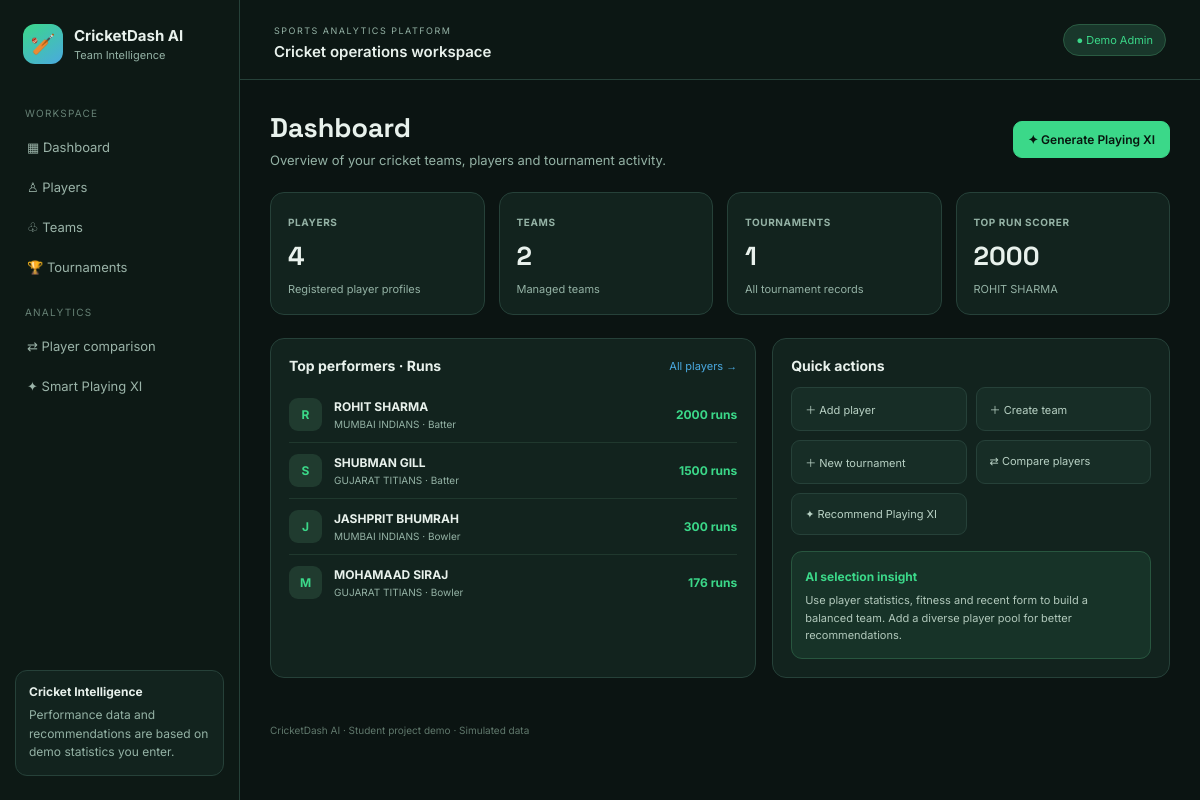
The page / on the database its author committed.
### core/models.py (models this page shows, shortened)
class Player(models.Model):
    ROLE_CHOICES = [('Batter','Batter'),('Bowler','Bowler'),('All-rounder','All-rounder'),('Wicketkeeper','Wicketkeeper')]
    name = models.CharField(max_length=100)
    age = models.PositiveIntegerField(default=20)
    jersey_number = models.PositiveIntegerField(default=0)
    team = models.ForeignKey(Team, on_delete=models.SET_NULL, null=True, blank=True, related_name='players')
    role = models.CharField(max_length=20, choices=ROLE_CHOICES, default='Batter')
    batting_style = models.CharField(max_length=50, blank=True)
    bowling_style = models.CharField(max_length=50, blank=True)
    matches = models.PositiveIntegerField(default=0)
    runs = models.PositiveIntegerField(default=0)
    batting_average = models.FloatField(default=0)
    strike_rate = models.FloatField(default=0)
    wickets = models.PositiveIntegerField(default=0)
    economy = models.FloatField(default=0)
    fitness = models.PositiveIntegerField(default=75)
    recent_form = models.PositiveIntegerField(default=75)
    catches = models.PositiveIntegerField(default=0)

class Team(models.Model):
    name = models.CharField(max_length=100, unique=True)
    coach = models.CharField(max_length=100, blank=True)
    captain = models.CharField(max_length=100, blank=True)
    city = models.CharField(max_length=100, blank=True)
    def __str__(self): return self.name

### core/views.py (the view)
# urls.py: path('', views.dashboard, name='dashboard'),
def dashboard(request):
    players = Player.objects.all()
    context = {'player_count':players.count(),'team_count':Team.objects.count(),'tournament_count':Tournament.objects.count(),
      'run_leader':players.order_by('-runs').first(),'wicket_leader':players.order_by('-wickets').first(),
      'top_players':players.order_by('-runs')[:5], 'teams':Team.objects.all()}
    return render(request,'core/dashboard.html',context)

### core/templates/core/dashboard.html
{% extends 'core/base.html' %}{% block content %}<div class="page-title"><div><h1>Dashboard</h1><p>Overview of your cricket teams, players and tournament activity.</p></div><a class="btn primary" href="{% url 'playing_xi' %}">✦ Generate Playing XI</a></div><div class="stats"><div class="stat"><small>PLAYERS</small><strong>{{player_count}}</strong><span>Registered player profiles</span></div><div class="stat"><small>TEAMS</small><strong>{{team_count}}</strong><span>Managed teams</span></div><div class="stat"><small>TOURNAMENTS</small><strong>{{tournament_count}}</strong><span>All tournament records</span></div><div class="stat"><small>TOP RUN SCORER</small><strong>{% if run_leader %}{{run_leader.runs}}{% else %}—{% endif %}</strong><span>{% if run_leader %}{{run_leader.name}}{% else %}Add player data{% endif %}</span></div></div><div class="grid2"><div class="panel"><div class="panel-head"><h3>Top performers · Runs</h3><a href="{% url 'players' %}">All players →</a></div>{% for p in top_players %}<div class="list-row"><span class="avatar">{{p.name|slice:':1'}}</span><div class="row-name"><b>{{p.name}}</b><small>{{p.team|default:'No team'}} · {{p.role}}</small></div><strong class="number">{{p.runs}} runs</strong></div>{% empty %}<p class="empty">No players yet. Add your first player to get started.</p>{% endfor %}</div><div class="panel"><div class="panel-head"><h3>Quick actions</h3></div><div class="quick-actions"><a href="{% url 'player_add' %}">＋ Add player</a><a href="{% url 'team_add' %}">＋ Create team</a><a href="{% url 'tournament_add' %}">＋ New tournament</a><a href="{% url 'compare' %}">⇄ Compare players</a><a href="{% url 'playing_xi' %}">✦ Recommend Playing XI</a></div><div class="highlight"><b>AI selection insight</b><p>Use player statistics, fitness and recent form to build a balanced team. Add a diverse player pool for better recommendations.</p></div></div></div>{% endblock %}

### core/templates/core/base.html
{% load static %}<!DOCTYPE html><html lang="en"><head><meta charset="UTF-8"><meta name="viewport" content="width=device-width, initial-scale=1"><title>CricketDash AI</title><link rel="stylesheet" href="{% static 'core/style.css' %}"></head><body><div class="layout"><aside class="sidebar"><a class="brand" href="{% url 'dashboard' %}"><span class="logo">🏏</span><div><b>CricketDash AI</b><small>Team Intelligence</small></div></a><nav><span class="nav-caption">WORKSPACE</span><a href="{% url 'dashboard' %}">▦ Dashboard</a><a href="{% url 'players' %}">♙ Players</a><a href="{% url 'teams' %}">♧ Teams</a><a href="{% url 'tournaments' %}">🏆 Tournaments</a><span class="nav-caption">ANALYTICS</span><a href="{% url 'compare' %}">⇄ Player comparison</a><a href="{% url 'playing_xi' %}">✦ Smart Playing XI</a></nav><div class="sidebar-note"><b>Cricket Intelligence</b><p>Performance data and recommendations are based on demo statistics you enter.</p></div></aside><main class="main"><header class="top"><div><span class="eyebrow">SPORTS ANALYTICS PLATFORM</span><h2>Cricket operations workspace</h2></div><span class="admin-pill">● Demo Admin</span></header>{% if messages %}<div class="messages">{% for message in messages %}<div class="message {{message.tags}}">{{message}}</div>{% endfor %}</div>{% endif %}<section class="content">{% block content %}{% endblock %}</section><footer>CricketDash AI · Student project demo · Simulated data</footer></main></div></body></html>

### core/static/core/style.css (style rules this page uses)
:root { --bg:#0b1412;--panel:#12231e;--panel2:#172d26;--line:#264139;--text:#e8f1ec;--muted:#94b2a5;--green:#3bd889;--blue:#4aa9e0;--gold:#d7b65c;--red:#ee7464 }
* { box-sizing:border-box }
body { margin:0;background:var(--bg);color:var(--text);font-family:Inter,Arial,sans-serif }
a { color:inherit;text-decoration:none }
.layout { min-height:100vh }
.sidebar { width:240px;position:fixed;inset:0 auto 0 0;background:#0d1915;border-right:1px solid var(--line);padding:24px 15px;display:flex;flex-direction:column }
.brand { display:flex;gap:11px;align-items:center;padding:0 8px 25px }
.logo { width:40px;height:40px;border-radius:12px;background:linear-gradient(145deg,var(--green),var(--blue));display:grid;place-items:center;font-size:20px }
.brand b { display:block;font-size:15px }
.brand small { display:block;color:var(--muted);font-size:11px;margin-top:3px }
.nav-caption { display:block;color:#668175;font-size:10px;letter-spacing:1.2px;padding:18px 10px 7px }
.sidebar nav a { display:block;color:#9bb4a9;padding:11px 12px;border-radius:9px;font-size:13px;margin:2px 0 }
.sidebar-note { margin-top:auto;background:var(--panel);border:1px solid var(--line);padding:13px;border-radius:12px;font-size:12px }
.sidebar-note p { color:var(--muted);line-height:1.55;margin:7px 0 0 }
.main { margin-left:240px;min-height:100vh }
.top { height:80px;border-bottom:1px solid var(--line);display:flex;align-items:center;justify-content:space-between;padding:0 34px;background:#0c1714 }
.eyebrow { font-size:9px;color:var(--muted);letter-spacing:1.5px }
.top h2 { font-size:15px;margin:4px 0 0;font-weight:600 }
.admin-pill { font-size:11px;color:var(--green);background:#19372b;border:1px solid #2a5b42;padding:8px 12px;border-radius:30px }
.content { padding:30px;max-width:1450px }
.page-title { display:flex;align-items:center;justify-content:space-between;gap:20px;margin-bottom:24px;flex-wrap:wrap }
.page-title h1 { font-family:'Space Grotesk',Inter,sans-serif;font-size:27px;margin:0 }
.page-title p { color:var(--muted);font-size:13px;margin:7px 0 0 }
.btn { display:inline-flex;align-items:center;border:1px solid var(--line);background:var(--panel2);padding:10px 14px;border-radius:9px;font-size:12px;color:var(--text);font-weight:600 }
.primary { background:var(--green);border-color:var(--green);color:#07150e }
.stats { display:grid;grid-template-columns:repeat(4,1fr);gap:14px;margin-bottom:23px }
.stat { background:var(--panel);border:1px solid var(--line);border-radius:14px;padding:17px }
.stat small { color:var(--muted);font-size:10px;font-weight:700;letter-spacing:.6px }
.stat strong { display:block;font-family:'Space Grotesk',sans-serif;font-size:26px;margin:9px 0 4px }
.stat span { color:var(--muted);font-size:11px }
.grid2 { display:grid;grid-template-columns:1.1fr .9fr;gap:16px }
.panel { background:var(--panel);border:1px solid var(--line);border-radius:14px;padding:18px;margin-bottom:16px }
.panel-head { display:flex;align-items:center;justify-content:space-between;gap:12px;margin-bottom:13px }
.panel-head h3,.form-panel h3 { font-size:14px;margin:0 }
.panel-head a { font-size:11px;color:var(--blue) }
.list-row { display:flex;align-items:center;gap:12px;padding:11px 0;border-bottom:1px solid #20382e }
.list-row:last-child { border-bottom:0 }
.avatar { width:33px;height:33px;display:grid;place-items:center;border-radius:9px;background:#203b2f;color:var(--green);font-weight:700;font-size:12px;flex-shrink:0 }
.row-name { min-width:0 }
.row-name b { font-size:12px;display:block }
.row-name small { font-size:10px;color:var(--muted);display:block;margin-top:4px }
.number { margin-left:auto;font-size:12px;color:var(--green);white-space:nowrap }
.quick-actions { display:grid;grid-template-columns:1fr 1fr;gap:9px }
.quick-actions a { background:var(--panel2);border:1px solid var(--line);border-radius:9px;padding:13px;font-size:11px;color:#b8d1c4 }
.highlight { background:#173328;border:1px solid #28563f;border-radius:11px;padding:13px;margin-top:16px }
.highlight b { font-size:12px;color:var(--green) }
.highlight p { font-size:11px;color:#b2c9bc;line-height:1.6;margin:7px 0 0 }
footer { padding:0 30px 25px;color:#60786c;font-size:10px }

### rows shown on the page
Player: runs "2000", name "ROHIT SHARMA", name "R", team "MUMBAI INDIANS", role "Batter"
Player: name "S", name "SHUBMAN GILL", team "GUJARAT TITIANS", role "Batter", runs "1500"
Player: name "J", name "JASHPRIT BHUMRAH", team "MUMBAI INDIANS", role "Bowler", runs "300"
Player: name "M", name "MOHAMAAD SIRAJ", team "GUJARAT TITIANS", role "Bowler", runs "176"

### other values the page prints
{{ player_count }} "4"
{{ team_count }} "2"
{{ tournament_count }} "1"
